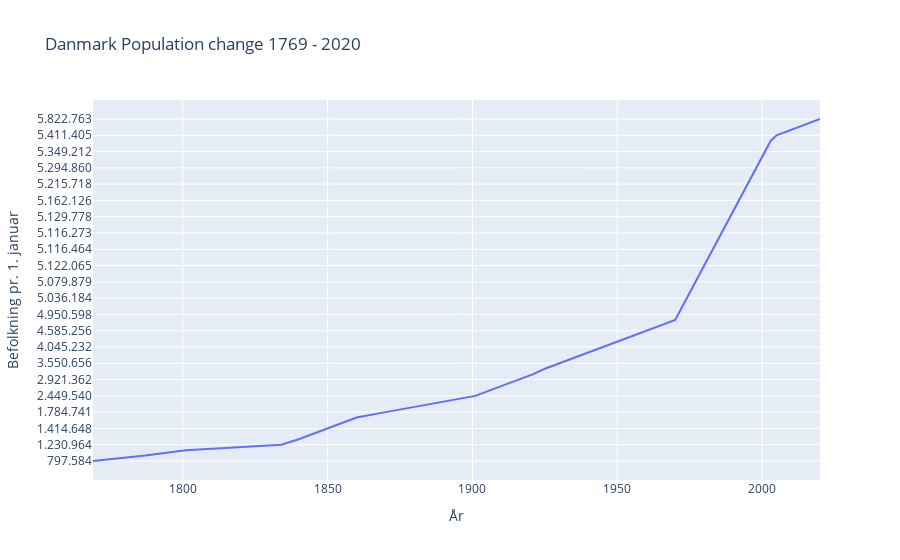

Notebook source saved alongside this figure:
### Markdown cell above
# graph of population against year from 1769-2020

### Code cell
import plotly_express as px 

fig = px.line(danmark_new, x="År", y="Befolkning pr. 1. januar", title=" Danmark Population change 1769 - 2020")
                 
fig.show()

### Figure 1 — Plotly figure (JSON) as saved in the notebook; plotly's stock layout.template omitted (floating-point values rounded to 4 significant figures)
{"data": [{"hovertemplate": "År=%{x}<br>Befolkning pr. 1. januar=%{y}<extra></extra>", "legendgroup": "", "line": {"color": "#636efa", "dash": "solid"}, "marker": {"symbol": "circle"}, "mode": "lines", "name": "", "orientation": "h", "showlegend": false, "type": "scatter", "x": [1769, 1787, 1801, 1834, 1840, 1845, 1850, 1855, 1860, 1870, 1880, 1890, 1901, 1906, 1911, 1916, 1921, 1925, 1930, 1935, 1940, 1945, 1950, 1955, 1960, 1965, 1970, 1971, 1972, 1973, 1974, 1975, 1976, 1977, 1978, 1979, 1980, 1981, 1982, 1983, 1984, 1985, 1986, 1987, 1988, 1989, 1990, 1991, 1992, 1993, 1994, 1995, 1996, 1997, 1998, 1999, 2000, 2001, 2002, 2003, 2005, 2010, 2015, 2020], "xaxis": "x", "y": ["797.584", "841.806", "929.001", "1.230.964", "1.289.075", "1.356.877", "1.414.648", "1.507.222", "1.608.362", "1.784.741", "1.969.039", "2.172.380", "2.449.540", "2.588.919", "2.757.076", "2.921.362", "3.267.831", "3.434.555", "3.550.656", "3.706.349", "3.844.312", "4.045.232", "4.281.275", "4.448.401", "4.585.256", "4.767.597", "4.937.579", "4.950.598", "4.975.653", "5.007.538", "5.036.184", "5.054.410", "5.065.313", "5.079.879", "5.096.959", "5.111.537", "5.122.065", "5.123.989", "5.119.155", "5.116.464", "5.112.130", "5.111.108", "5.116.273", "5.124.794", "5.129.254", "5.129.778", "5.135.409", "5.146.469", "5.162.126", "5.180.614", "5.196.642", "5.215.718", "5.251.027", "5.275.121", "5.294.860", "5.313.577", "5.330.020", "5.349.212", "5.368.354", "5.383.507", "5.411.405", "5.534.738", "5.659.715", "5.822.763"], "yaxis": "y"}], "layout": {"legend": {"tracegroupgap": 0}, "title": {"text": " Danmark Population change 1769 - 2020"}, "xaxis": {"anchor": "y", "domain": [0, 1], "title": {"text": "År"}}, "yaxis": {"anchor": "x", "domain": [0, 1], "title": {"text": "Befolkning pr. 1. januar"}}}}
